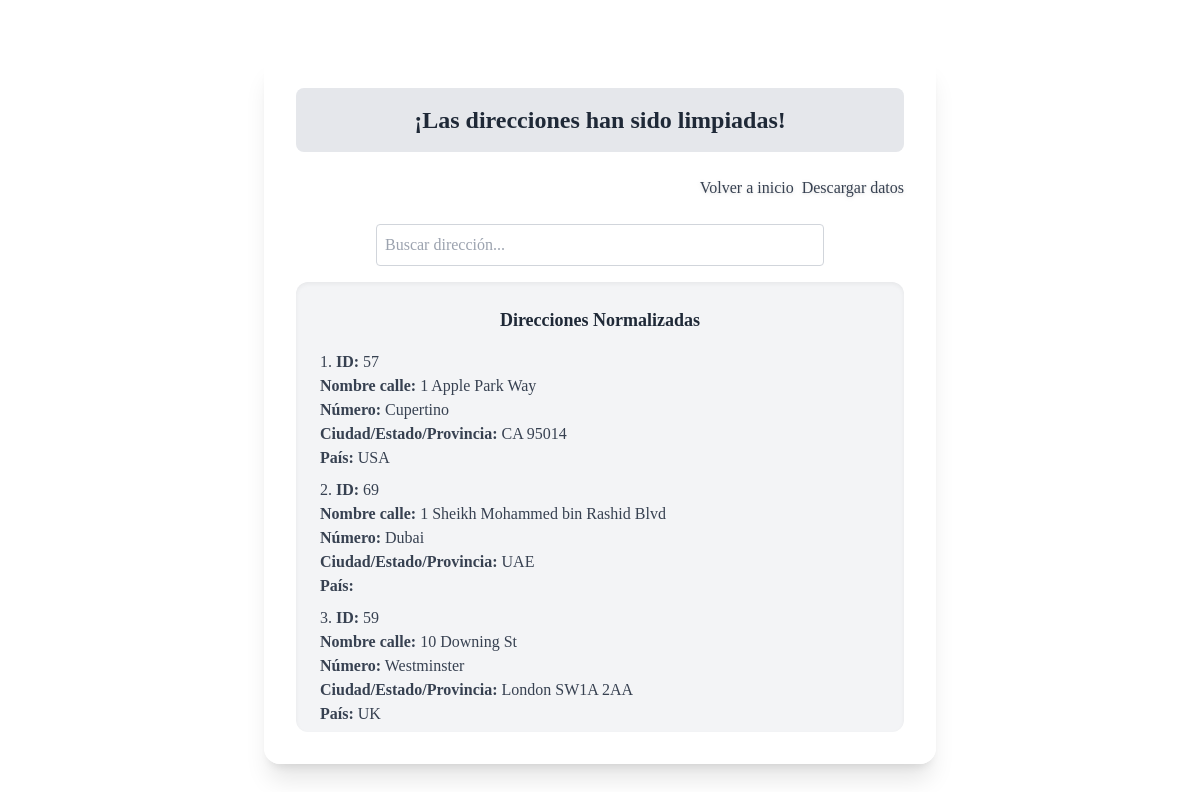
Page /clean_data_address/ (lower part) on the earlier database version.
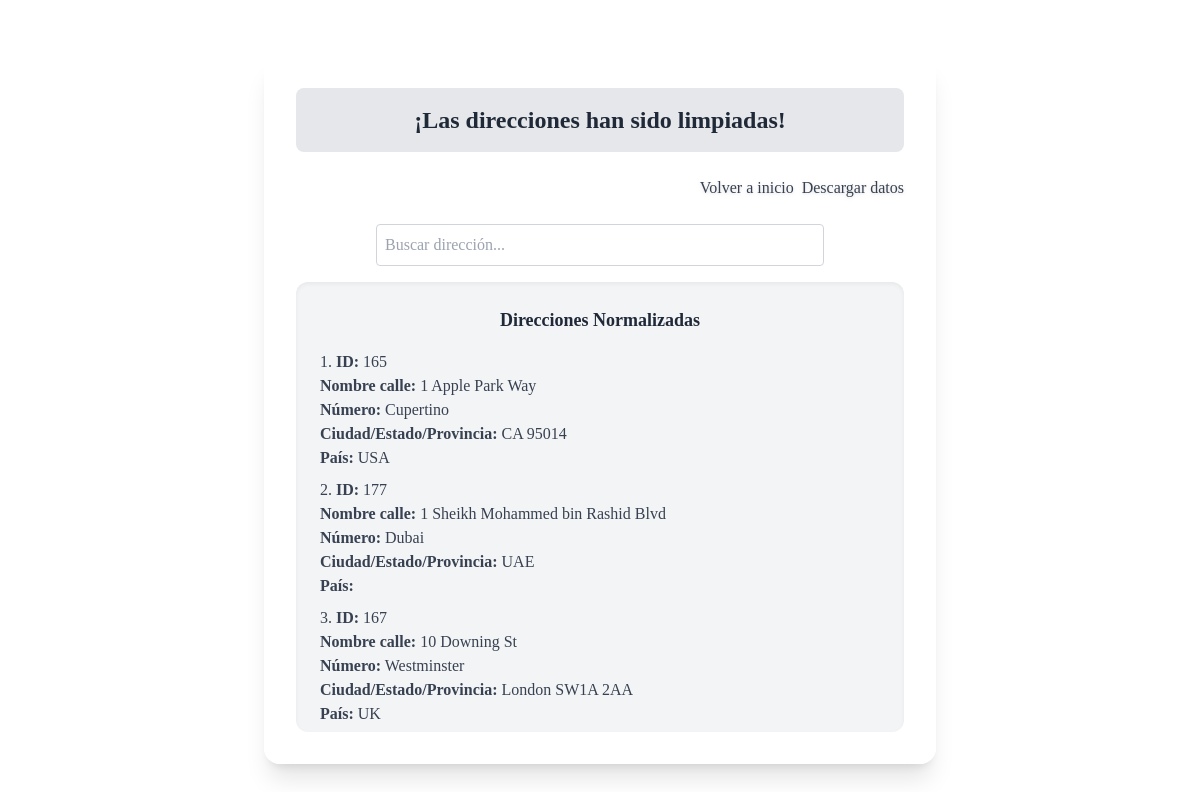
Same page on the later database version.
### core/models.py (models this page shows)
class Address(models.Model):
    place = models.OneToOneField(Place, on_delete=models.CASCADE)
    street_name = models.CharField(max_length=100)
    street_number = models.CharField(max_length=20)
    city_state_province = models.CharField(max_length=100)
    country = models.CharField(max_length=100)

### core/views.py (the view)
# urls.py: path('clean_data_address/', views.clean_data_address, name='clean_data_address'),
def clean_data_address(request):
    addresses = Address.objects.order_by('street_name', 'street_number')
    return render(request, 'core/clean_data_address.html', {'addresses': addresses})

### core/templates/core/clean_data_address.html (shortened to what this page needs)
{% extends "core/base.html" %}
{% block content %}
  <div class="bg-gray-200 p-4 rounded-lg mb-6">
    <h1 class="text-2xl font-bold text-gray-800 text-center">¡Las direcciones han sido limpiadas!</h1>
  </div>
  <div class="w-full flex justify-end mb-6">
    <a href="{% url 'home' %}" class="text-gray-700 font-medium hover:underline drop-shadow pl-2">
      Volver a inicio
    </a>
    <a href="{% url 'download_records' %}?data_type=addresses" class="text-gray-700 font-medium hover:underline drop-shadow pl-2">
      Descargar datos
    </a>
  </div>
  <input
    id="searchInput"
    type="text"
    placeholder="Buscar dirección..."
    class="mb-4 p-2 rounded border border-gray-300 w-full max-w-md mx-auto block focus:outline-none focus:ring focus:border-gray-500"
  />
  <div class="bg-gray-100 p-6 rounded-xl shadow-inner text-left max-h-[450px] overflow-y-auto mx-auto max-w-4xl">
    <h2 class="text-lg font-semibold text-gray-800 mb-4 text-center">Direcciones Normalizadas</h2>
    <ul id="dataList" class="classic-font text-gray-700 text-base list-decimal list-inside space-y-2">
      {% for data in addresses %}
        <li class="data-item">
          <strong>ID:</strong> {{ data.id }}<br>
          <strong>Nombre calle:</strong> {{ data.street_name }}<br>
          <strong>Número:</strong> {{ data.street_number }}<br>
          <strong>Ciudad/Estado/Provincia:</strong> {{ data.city_state_province }}<br>
          <strong>País:</strong> {{ data.country }}
        </li>
      {% endfor %}
    </ul>
  </div>
{% endblock content %}

Differences in the rows shown:
removed Address: id "57", street_name "1 Apple Park Way", street_number "Cupertino", city_state_province "CA 95014", country "USA"
removed Address: id "69", street_name "1 Sheikh Mohammed bin Rashid Blvd", street_number "Dubai", city_state_province "UAE"
removed Address: id "59", street_name "10 Downing St", street_number "Westminster", city_state_province "London SW1A 2AA", country "UK"
added Address: id "165", street_name "1 Apple Park Way", street_number "Cupertino", city_state_province "CA 95014", country "USA"
added Address: id "177", street_name "1 Sheikh Mohammed bin Rashid Blvd", street_number "Dubai", city_state_province "UAE"
added Address: id "167", street_name "10 Downing St", street_number "Westminster", city_state_province "London SW1A 2AA", country "UK"
